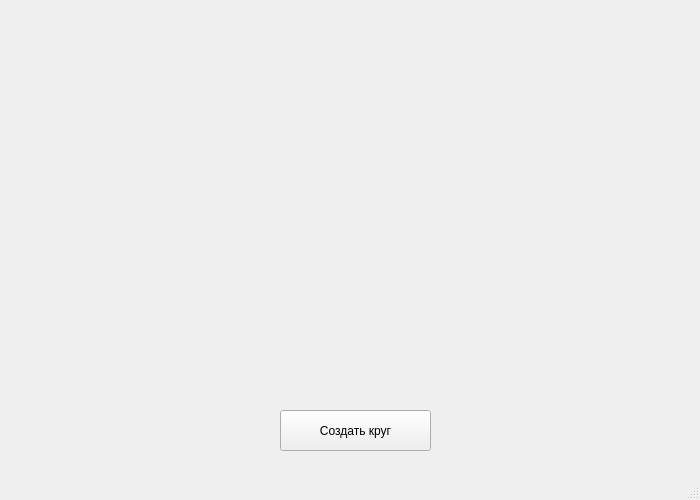
<?xml version="1.0" encoding="UTF-8"?>
<ui version="4.0">
 <class>MainWindow</class>
 <widget class="QMainWindow" name="MainWindow">
  <property name="geometry">
   <rect>
    <x>0</x>
    <y>0</y>
    <width>700</width>
    <height>500</height>
   </rect>
  </property>
  <property name="minimumSize">
   <size>
    <width>700</width>
    <height>500</height>
   </size>
  </property>
  <property name="maximumSize">
   <size>
    <width>700</width>
    <height>500</height>
   </size>
  </property>
  <property name="windowTitle">
   <string>MainWindow</string>
  </property>
  <widget class="QWidget" name="centralwidget">
   <widget class="QPushButton" name="btn_circle">
    <property name="geometry">
     <rect>
      <x>280</x>
      <y>410</y>
      <width>151</width>
      <height>41</height>
     </rect>
    </property>
    <property name="text">
     <string>Создать круг</string>
    </property>
   </widget>
  </widget>
  <widget class="QMenuBar" name="menubar">
   <property name="geometry">
    <rect>
     <x>0</x>
     <y>0</y>
     <width>700</width>
     <height>21</height>
    </rect>
   </property>
  </widget>
  <widget class="QStatusBar" name="statusbar"/>
 </widget>
 <resources/>
 <connections/>
</ui>
